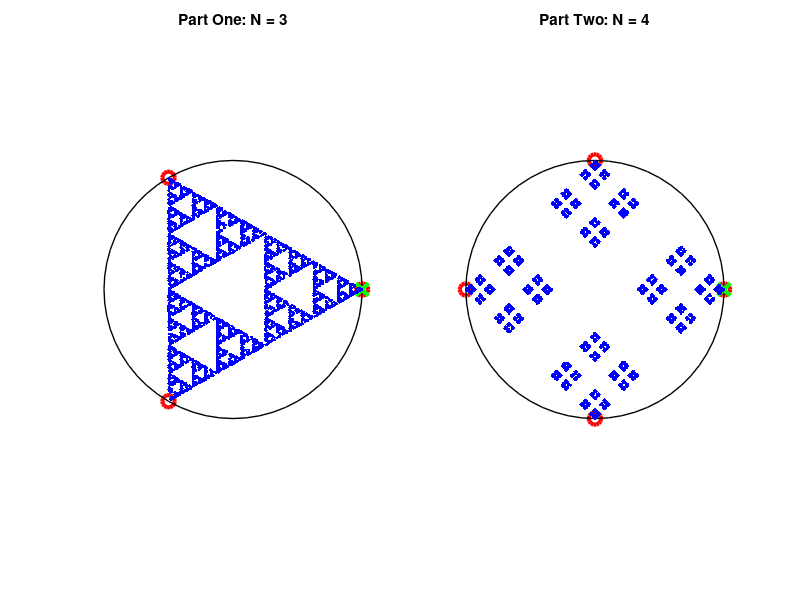

Write the MATLAB code that produced this figure.
function prob_01_soln()

N_SAMPLES = 5000;

%%%% PART ONE:

N_CONTROL_POINTS = 3;
ALPHA = 1/(N_CONTROL_POINTS - 1);

figure(1010); clf; 
subplot(1,2,1); hold on;
DrawSerpinskyFractal(N_CONTROL_POINTS, N_SAMPLES, ALPHA);
title({'Part One: N = 3'; ''});  % add a line of space below title

%%%% PART TWO:

N_CONTROL_POINTS = 4;  
ALPHA = 1/(N_CONTROL_POINTS - 1);

subplot(1,2,2); hold on;
DrawSerpinskyFractal(N_CONTROL_POINTS, N_SAMPLES, ALPHA);
title({'Part Two: N = 4'; ''});  % add a line of space below title

% NOTE:
% 
%    It turns out that there is a whole family of related fractals here.
%    Just set ALPHA = N, where N > 2
%
%

end

%~~~~~~~~~~~~~~~~~~~~~~~~~~~~~~~~~~~~~~~~~~~~~~~~~~~~~~~~~~~~~~~~~~~~~~~~%

function DrawSerpinskyFractal(N_CONTROL_POINTS, N_SAMPLES, ALPHA)
% DrawSerpinskyFractal(N_CONTROL_POINTS, N_SAMPLES, ALPHA)
%
% Draws a serpinsky fractal using a random sequence
%
% INPUTS:
%   N_CONTROL_POINTS: how many control points to use along the unit circle.
%         3 --> serpinsky triangle
%         4 --> I forget what it is called, but you'll regonize it
%   N_SAMPLES: How many points in the sequence to compute and plot
%   ALPHA: where to move between the control point and the previous point
%
% OUTPUTS:
%   A neat plot.

% Select three points that are uniformly spaced around a circle:
angles = linspace(0, 2*pi, N_CONTROL_POINTS+1); angles(end) = [];
C = pointsOnACircle(angles);

% Plot the control points
plot(C(1,:), C(2,:), 'ro', 'MarkerSize', 9, 'LineWidth', 3);

% Plot the circle that the points lie on:
% Yes... the Matlab command to plot a circle is called rectangle.
rectangle('Position',[-1, -1, 2, 2], ...
          'Curvature',[1,1],...
          'LineWidth',1,...
          'EdgeColor',[0,0,0]);

% Make sure that the circle looks like a circle
axis equal;   axis off;  axis tight;

% Set the starting point at first control point. 
P0 = C(:, 1);
plot(P0(1), P0(2), 'gx', 'MarkerSize', 9, 'LineWidth', 3);

% Generate the random sequence:
P = zeros(2, N_SAMPLES);  % Store the points here
P(:,1) = P0;
I = randi(N_CONTROL_POINTS, 1, N_SAMPLES);  % Which control point to move towards?
for i=2:N_SAMPLES
    P(:,i) = ALPHA * P(:, i-1) + (1.0 - ALPHA) * C(:,I(i));
end
plot(P(1,:), P(2,:), 'b.')


end

%~~~~~~~~~~~~~~~~~~~~~~~~~~~~~~~~~~~~~~~~~~~~~~~~~~~~~~~~~~~~~~~~~~~~~~~~%

function C = pointsOnACircle(angles)
% C = pointsOnACircle(angles)
%
% Given a list of angles, compute the points along the unit circle that
% correspond to those angles.
%
% INPUTS:
%   angles = [1, n] = row vector of angles, from positive x axis
%
% OUTPUTS:
%  C = [2, n] = points along the circle = [x; y];
%
%

C = [cos(angles); sin(angles)];

end